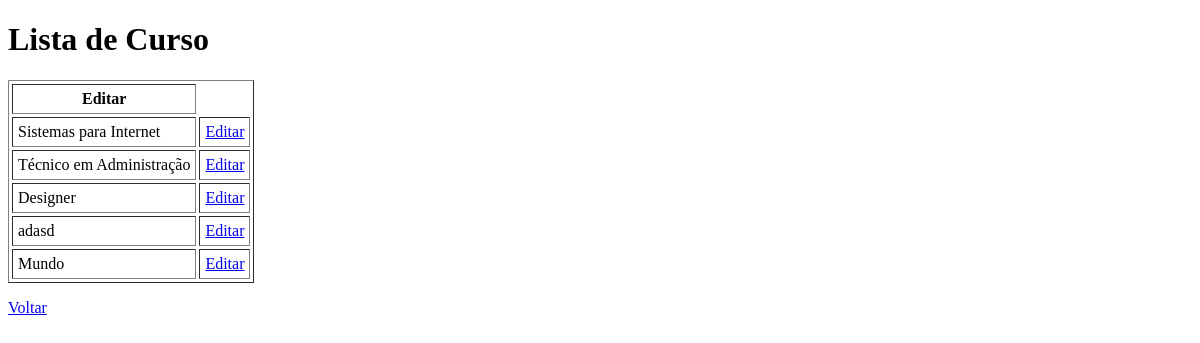
The page /cursos/ on the database as committed earlier.
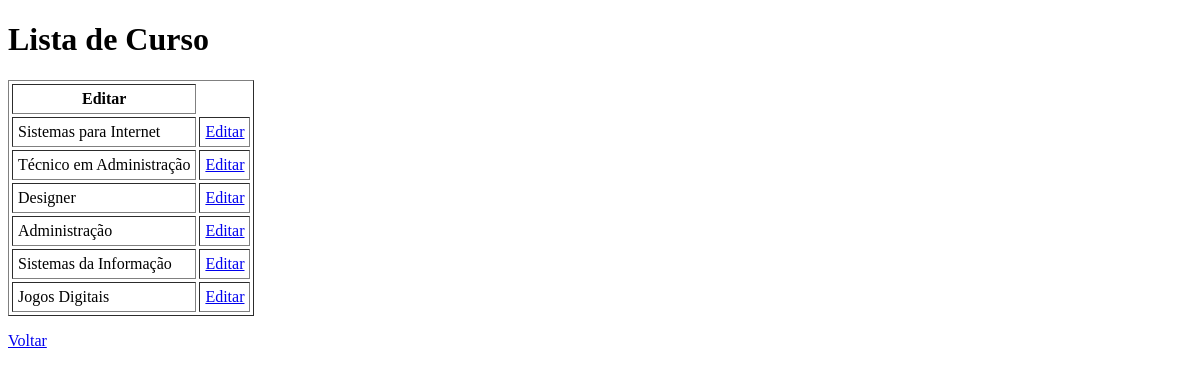
The same page on the database as committed later.
### academico/models.py (models this page shows, shortened)
class Curso(models.Model):
    nome = models.CharField(max_length=100)

### academico/views.py (the view)
# urls.py: path('cursos/', views.cursos, name='cursos'),
def cursos(request):
    cursos = Curso.objects.all()
    dados = {
        'cursos': cursos,
    }
    return render(request, 'academico/lista_cursos.html', dados)

### academico/templates/academico/lista_cursos.html (shortened to what this page needs)
<!DOCTYPE html>
<html lang="en">
<head>
</head>
<body>
    <h1>Lista de Curso</h1>
    <table border="1" cellpadding="5" cellspacing="3">
        <tr>
            <th>Editar</th>
        </tr>
        {% for curso in cursos %}
        <tr>
            <td>{{ curso.nome }}</td>
            <td><a href="{% url 'editar_curso' curso.id %}">Editar</a></td>
        </tr>
        {% endfor %}
    </table>
    <p><a href="{% url 'index' %}"> Voltar</a></p>
</body>
</html>

Rows that differ between the two databases and show on the page:
changed Curso: nome "adasd" → "Administração"
changed Curso: nome "Mundo" → "Sistemas da Informação"
added Curso: nome "Jogos Digitais"
